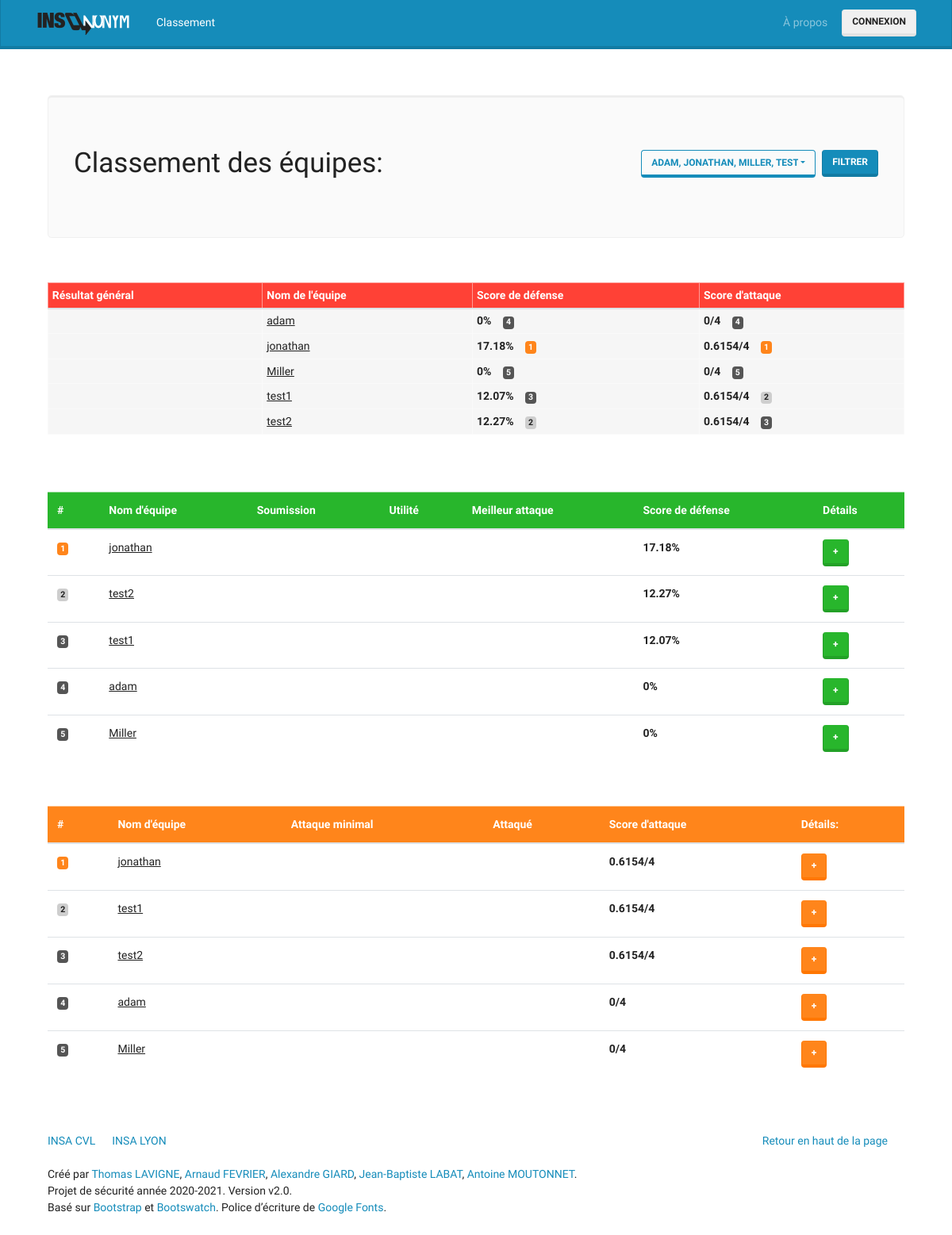
Screenshot of /page/classement with the database file from the repository.
### tables this page shows
CREATE TABLE "user" (
	"id"	INTEGER NOT NULL UNIQUE,
	"username"	TEXT NOT NULL UNIQUE,
	"password"	TEXT NOT NULL,
	"salt"	TEXT NOT NULL,
	"team"	TEXT NOT NULL UNIQUE,
	PRIMARY KEY("id" AUTOINCREMENT)
);

### controllers/controller_page.php (called while the page is built, shortened)
<?php
function index_of_element($array, $element){
    foreach($array as $key=>$value){
      if ($value[0]->id == $element->id){
        return $key+1;
      }
    }
}
class PagesController
{
	public function classement()
	{
        $users = new User();
        $users_all = $users->getAllUsers();
		$users = $users->getAllUsers();
        $rank_general = array();
        $rank_by_defense = array();
        $rank_by_attack = array();
        foreach ($users as $user){
            $rank_by_defense[] = array($user, $user->getDefenseScore());
            $rank_by_attack[] = array($user, $user->getAttackScore());
        }
        usort($rank_by_defense, "cmp");
        usort($rank_by_attack, "cmp");
        foreach ($users as $user){
            $rank_general[] = array($user, index_of_element($rank_by_defense, $user), index_of_element($rank_by_attack, $user));
        }
        $rank_by_defense_start = 1;
        $rank_by_attack_start = 1;
		require_once('views/page/classement.php');
	}
}

### index.php (called while the page is built, shortened)
<?php
require_once('routes/router.php');

### models/user.php (called while the page is built, shortened)
<?php
class User
{
    public $id;
    public function __construct(
        $id = false,
        $username = false,
        $team = false
    ) {
        if ($id === false) return;
        $this->id = $id;
        $this->team = $team;
    }
    public function getUserByUsername($username)
    {
        global $con;
        $req = $con->query("SELECT id,username,team FROM user where username='$username' limit 1");
        if($req){
            $result = $req->fetch();
            return new User($result['id'],$result['username'],$result['team']);
        } else {
            return false;
        }
    }
	public function getAllUsers(){
		global $con;
        $list = array();
        $usernames = $con->query("SELECT username FROM user_view WHERE id NOT IN admin");
        foreach ($usernames as $username)
            $list[] = $this->getUserByUsername($username['username']);
        return $list;
	}
    public function getDefenseScore()
	{
        $scores = $this->getDetailedDefenseScore();
        $max_score = [0];
        foreach ($scores as $score)
            $max_score[] = $score['score'];
        return max($max_score);
	}
    public function getDetailedDefenseScore()
	{
        global $con;
        $list = array();
        $submissions = $con->query("SELECT SubmissionId, name, utility,IFNULL(
                                    (
                                        SELECT max(score)
                                        from attack_naive_view
                                        where IdDefencer='$this->id' and IdAnonymisation=SubmissionId)
                                    , 0.0
                                    ) as best_attack,
                                    (
                                        SELECT IdAttacker
                                        from attack_naive_view
                                        where IdDefencer='$this->id' and IdAnonymisation=SubmissionId
                                        order by score
                                        desc
                                    ) as best_attack_team, IFNULL(
                                    (
                                        SELECT (1-max(score))
                                        from attack_naive_view
                                        where IdDefencer='$this->id' and IdAnonymisation=SubmissionId)
                                    , 1.0
                                    ) * utility as score
                                from anonymisation_view where UserId='$this->id' and IsPublished=1");
        foreach ($submissions as $submission)
            $list[] = $submission;
        return $list;
	}
    public function getAttackScore()
	{
        $scores = $this->getDetailedAttackScore();
        $sum_score = [0];
        foreach ($scores as $score)
            $sum_score[] = $score['result'];
        return array_sum($sum_score);
	}
    public function getDetailedAttackScore()
	{
        global $con;
        $list = array();
        $submissions = $con->query("select UserId, SubmissionId, name, min(score) as result from (
                                        select SubmissionId,name,UserId, (
                                            select max(score) FROM (select 0.0 as score union SELECT score FROM attack_view where IdAnonymisation=SubmissionId and IdAttacker='$this->id')
                                            ) as score
                                        from anonymisation_view
                                        where IsPublished=1 and UserId!='$this->id'
                                    ) group by UserId
                                    ");
        foreach ($submissions as $submission)
            $list[] = $submission;
        return $list;
	}
}

### views/page/classement.php (the view, shortened to what this page needs)
<?php
    function printedRank($rank) {
      switch ($rank) {
            case 1:
                return '<span class="badge badge-warning">'.$rank.'</span>';
                break;
            case 2:
                return '<span class="badge badge-secondary" style="background-color: #cecece;">'.$rank.'</span>';
                break;
            default:
               return '<span class="badge badge-dark">'.$rank.'</span>';
        }
    }
?>
<div class=container>
<div class="jumbotron">
    <div class="row">
        <div class="col-md-6">
            <h1>Classement des équipes: </h1>
        </div>
        <div class="col-md-6">
                     <form class="form-inline float-right">
                         <div class="mr-sm-2">
                             <?php foreach($users_all as $user): ?>
                                <option value="<?=$user->id?>" <?=(!isset($list_id) || in_array(intval($user->id), $list_id))?'selected':''?>><?=$user->team?></option>
                             <?php endforeach ?>
                        </div>
                          <br><br>
                          <input class="btn btn-primary" type="submit" value="filtrer">
                    </form>
        </div>
    </div>
</div>
<div class="bs-docs-section">
        <div class="row">
          <div class="col-lg-12">
            <div class="bs-component">
              <table class="table table-sm table-bordered">
                <thead class="black">
                  <tr class="table-danger">
                    <th scope="col">Résultat général</th>
                    <th scope="col">Nom de l'équipe</th>
                    <th scope="col">Score de défense</th>
                    <th scope="col">Score d'attaque</th>
                  </tr>
                </thead>
                <tbody>
                    <?php foreach($rank_general as $user_rank): ?>
                        <tr class="table-light">
                            <th scope="row"></th>
                            <td><u><?=$user_rank[0]->team ?></u></td>
                            <td><strong><?=round($user_rank[0]->getDefenseScore()*100,2) ?>%</strong> <?=printedRank($user_rank[1])?></td>
                            <td><strong><?=round($user_rank[0]->getAttackScore(),4)?>/<?=count($user_rank[0]->getAllUsers())-1?></strong> <?=printedRank($user_rank[2])?></td>
                        </tr>
                      <?php endforeach ?>
                </tbody>
              </table>
          </div>
        </div>
      </div>
<div class="bs-docs-section">
    <table class="table">
      <thead class="table-success">
        <tr>
          <th scope="col">#</th>
          <th scope="col">Nom d'équipe</th>
          <th scope="col">Soumission</th>
          <th scope="col">Utilité</th>
          <th scope="col">Meilleur attaque</th>
          <th scope="col">Score de défense</th>
          <th scope="col">Détails</th>
        </tr>
      </thead>
      <tbody>
      <?php foreach($rank_by_defense as $tab): ?>
        <tr>
            <th scope="row"><?=printedRank($rank_by_defense_start++) ?></th>
            <td><u><?=$tab[0]->team ?></u> </td>
            <td></td>
            <td></td>
            <td></td>
            <td><strong><?=round($tab[1]*100, 2) ?>%</strong></td>
            <td><button data-toggle="collapse" data-target="#IDDefend<?=$tab[0]->team ?>" class="accordion-toggle btn btn-success">+</button></td>
        </tr>
      <?php endforeach ?>
      </tbody>
    </table>
</div>
    <div class="bs-docs-section">
    <table class="table">
      <thead class="table-warning">
        <tr>
          <th scope="col">#</th>
          <th scope="col">Nom d'équipe</th>
          <th scope="col">Attaque minimal</th>
          <th scope="col">Attaqué</th>
          <th scope="col">Score d'attaque</th>
          <th scope="col">Détails:</th>
        </tr>
      </thead>
      <tbody>
      <?php foreach($rank_by_attack as $tab): ?>
        <tr>
            <th scope="row"><?=printedRank($rank_by_attack_start++) ?></th>
            <td><u><?=$tab[0]->team ?></u> </td>
            <td></td>
            <td></td>
            <td><strong><?=round($tab[1], 4)?>/<?=count($user->getAllUsers())-1?></strong></td>
            <td> <button data-toggle="collapse" data-target="#IDAttack<?=$tab[0]->team ?>" class="accordion-toggle btn btn-warning">+</button></td>
      <?php endforeach ?>
      </tbody>
    </table>
</div>
</div>

### rows the page displays
user: team "adam"
user: team "jonathan"
user: team "Miller"
user: team "test1"
user: team "test2"

### other values shown
$user_rank[0]->getDefenseScore()*100 "0"
$rank "4 4"
$user_rank[0]->getAttackScore() "0"
count($user_rank[0]->getAllUsers())-1 "4"
$user_rank[0]->getDefenseScore()*100 "17.18"
$rank "1 1"
$user_rank[0]->getAttackScore() "0.6154"
$rank "5 5"
$user_rank[0]->getDefenseScore()*100 "12.07"
$rank "3"
$rank "2"
$user_rank[0]->getDefenseScore()*100 "12.27"
$rank "1"
$tab[1]*100 "17.18"
$tab[1]*100 "12.27"
